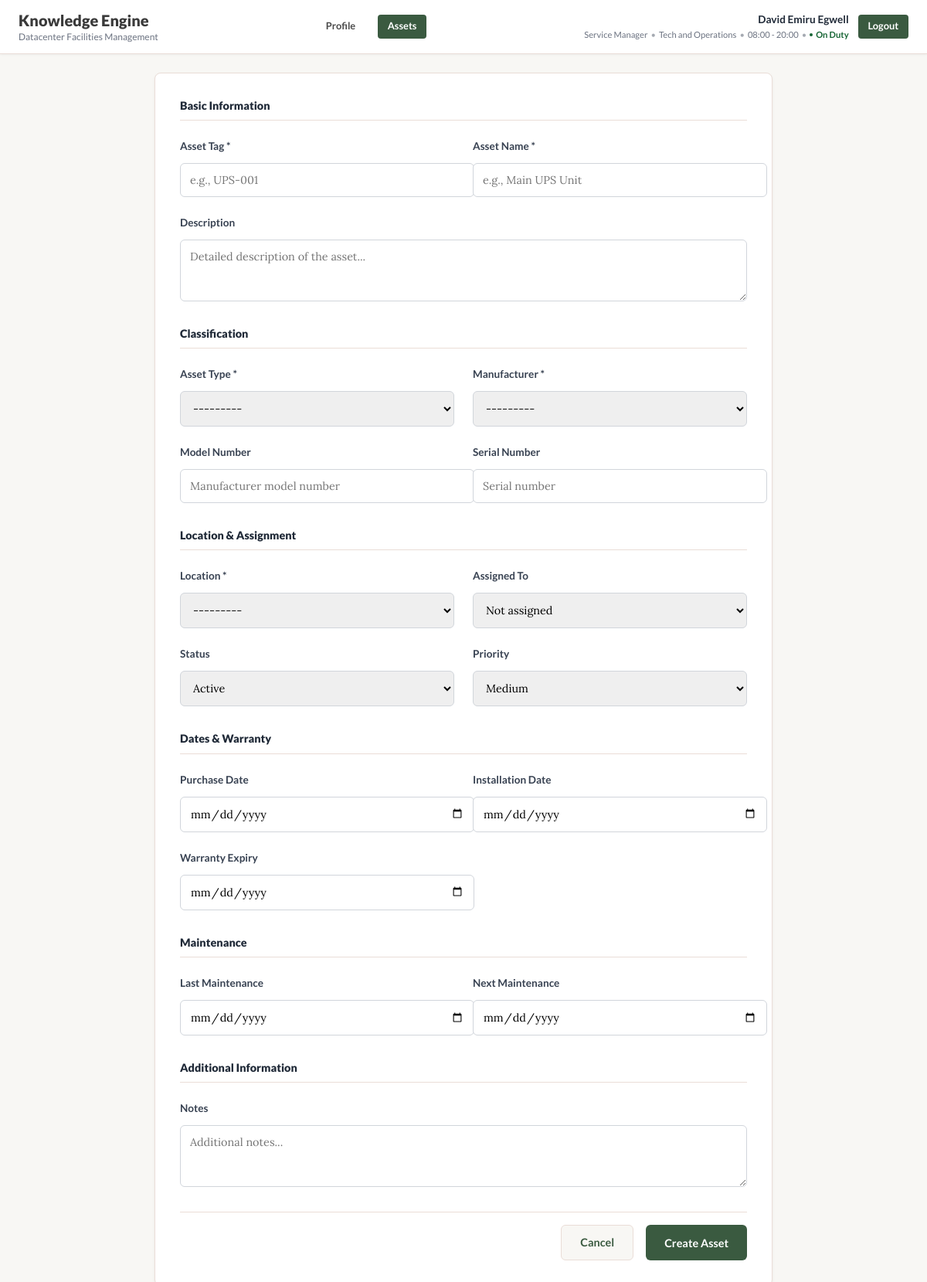
/assets/add/ (signed in), run on the app's committed database.
### users/models.py (models this page shows)
class CustomUser(AbstractUser):
    id_number = models.CharField(max_length=100, unique=True, help_text="Staff or national identifier")
    full_name = models.CharField(max_length=255, help_text="Employee's full name")
    department = models.CharField(max_length=100, help_text="e.g., Facilities, IT, Security")
    designation = models.CharField(max_length=100, help_text="e.g., Lead Engineer, Technician")
    location = models.ForeignKey(
        Location,
        on_delete=models.SET_NULL,
        null=True,
        blank=True,
        help_text="The primary datacenter location for the user"
    )
    shift = models.CharField(max_length=50, help_text="Work shift schedule, e.g., 08:00-20:00")
    on_duty = models.BooleanField(default=False, help_text="Indicates if the user is currently on active duty")
    certifications = models.ManyToManyField(Certification, blank=True, help_text="Data center certification types")
    login_time = models.DateTimeField(null=True, blank=True, help_text="Recorded system login timestamp")
    logout_time = models.DateTimeField(null=True, blank=True, help_text="Recorded system logout timestamp")
    photo = models.ImageField(upload_to='profile_photos/', null=True, blank=True, help_text="Profile photo")
    def __str__(self):
        return self.username

### assets/views.py (the view)
# urls.py: path('add/', views.asset_add, name='asset_add'),
@login_required
def asset_add(request):
    if request.method == 'POST':
        form = AssetForm(request.POST)
        if form.is_valid():
            asset = form.save()
            AssetLog.objects.create(
                asset=asset,
                event_type='created',
                description=f'Asset created',
                user=request.user
            )
            messages.success(request, f'Asset {asset.asset_tag} created successfully.')
            return redirect('asset_detail', asset_tag=asset.asset_tag)
    else:
        form = AssetForm()
    context = {
        'form': form,
        'page_title': 'Add New Asset',
    }
    return render(request, 'assets/asset_form.html', context)

### assets/models.py (called while the page is built)
    def __str__(self):
        return self.name

    def __str__(self):
        return self.name

### users/models.py (called while the page is built)
    def __str__(self):
        return f"{self.name}, {self.country}"

### assets/templates/assets/asset_form.html (shortened to what this page needs)
{% extends 'base.html' %}
{% load static %}
{% block content %}
<div class="asset-form-compact">
    <div style="max-width: 800px; margin: 0 auto;">
        <div class="sidebar-card">
            <form method="post" style="display: flex; flex-direction: column; gap: 2rem;">
                <div>
                    <h4 style="margin-bottom: 1.5rem; padding-bottom: 0.5rem; border-bottom: 1px solid #eaddd7;">Basic Information</h4>
                    <div style="display: grid; grid-template-columns: 1fr 1fr; gap: 1.5rem;">
                        <div class="filter-group">
                            <label for="{{ form.asset_tag.id_for_label }}">Asset Tag *</label>
                            {{ form.asset_tag }}
                        </div>
                        <div class="filter-group">
                            <label for="{{ form.name.id_for_label }}">Asset Name *</label>
                            {{ form.name }}
                        </div>
                    </div>
                    <div class="filter-group" style="margin-top: 1.5rem;">
                        <label for="{{ form.description.id_for_label }}">Description</label>
                        {{ form.description }}
                    </div>
                </div>
                <div>
                    <h4 style="margin-bottom: 1.5rem; padding-bottom: 0.5rem; border-bottom: 1px solid #eaddd7;">Classification</h4>
                    <div style="display: grid; grid-template-columns: 1fr 1fr; gap: 1.5rem;">
                        <div class="filter-group">
                            <label for="{{ form.asset_type.id_for_label }}">Asset Type *</label>
                            {{ form.asset_type }}
                        </div>
                        <div class="filter-group">
                            <label for="{{ form.manufacturer.id_for_label }}">Manufacturer *</label>
                            {{ form.manufacturer }}
                        </div>
                        <div class="filter-group">
                            <label for="{{ form.model_number.id_for_label }}">Model Number</label>
                            {{ form.model_number }}
                        </div>
                        <div class="filter-group">
                            <label for="{{ form.serial_number.id_for_label }}">Serial Number</label>
                            {{ form.serial_number }}
                        </div>
                    </div>
                </div>
                <div>
                    <h4 style="margin-bottom: 1.5rem; padding-bottom: 0.5rem; border-bottom: 1px solid #eaddd7;">Location & Assignment</h4>
                    <div style="display: grid; grid-template-columns: 1fr 1fr; gap: 1.5rem;">
                        <div class="filter-group">
                            <label for="{{ form.location.id_for_label }}">Location *</label>
                            {{ form.location }}
                        </div>
                        <div class="filter-group">
                            <label for="{{ form.assigned_to.id_for_label }}">Assigned To</label>
                            {{ form.assigned_to }}
                        </div>
                        <div class="filter-group">
                            <label for="{{ form.status.id_for_label }}">Status</label>
                            {{ form.status }}
                        </div>
                        <div class="filter-group">
                            <label for="{{ form.priority.id_for_label }}">Priority</label>
                            {{ form.priority }}
                        </div>
                    </div>
                </div>
                <div>
                    <h4 style="margin-bottom: 1.5rem; padding-bottom: 0.5rem; border-bottom: 1px solid #eaddd7;">Dates & Warranty</h4>
                    <div style="display: grid; grid-template-columns: 1fr 1fr; gap: 1.5rem;">
                        <div class="filter-group">
                            <label for="{{ form.purchase_date.id_for_label }}">Purchase Date</label>
                            {{ form.purchase_date }}
                        </div>
                        <div class="filter-group">
                            <label for="{{ form.installation_date.id_for_label }}">Installation Date</label>
                            {{ form.installation_date }}
                        </div>
                        <div class="filter-group">
                            <label for="{{ form.warranty_expiry.id_for_label }}">Warranty Expiry</label>
                            {{ form.warranty_expiry }}
                        </div>
                    </div>
                </div>
                <div>
                    <h4 style="margin-bottom: 1.5rem; padding-bottom: 0.5rem; border-bottom: 1px solid #eaddd7;">Maintenance</h4>
                    <div style="display: grid; grid-template-columns: 1fr 1fr; gap: 1.5rem;">
                        <div class="filter-group">
                            <label for="{{ form.last_maintenance.id_for_label }}">Last Maintenance</label>
                            {{ form.last_maintenance }}
                        </div>
                        <div class="filter-group">
                            <label for="{{ form.next_maintenance.id_for_label }}">Next Maintenance</label>
                            {{ form.next_maintenance }}
                        </div>
                    </div>
                </div>
                <div>
                    <h4 style="margin-bottom: 1.5rem; padding-bottom: 0.5rem; border-bottom: 1px solid #eaddd7;">Additional Information</h4>
                    <div class="filter-group">
                        <label for="{{ form.notes.id_for_label }}">Notes</label>
                        {{ form.notes }}
                    </div>
                </div>
                <div style="display: flex; gap: 1rem; justify-content: flex-end; padding-top: 1rem; border-top: 1px solid #eaddd7;">
                    <a href="{% if asset %}{% url 'asset_detail' asset.asset_tag %}{% else %}{% url 'asset_list' %}{% endif %}" class="btn btn-secondary">Cancel</a>
                    <button type="submit" class="btn btn-primary">
                        {% if asset %}Update Asset{% else %}Create Asset{% endif %}
                    </button>
                </div>
            </form>
        </div>
    </div>
</div>
{% endblock %}

### templates/base.html (shortened to what this page needs)
<!DOCTYPE html>
<html lang="en">
<head>
    {% load static %}
    <link rel="stylesheet" href="{% static 'css/style.css' %}">
</head>
<body class="{% block body_class %}{% endblock %}">
    <header class="app-header">
        <div class="header-content">
            <div>
                <h1 class="logo-text">Knowledge Engine</h1>
                <p class="logo-subtext">Datacenter Facilities Management</p>
            </div>
            {% if user.is_authenticated %}
            <div class="nav-links">
                <a href="{% url 'profile' %}" class="nav-link {% if request.resolver_match.url_name == 'profile' %}active{% endif %}">Profile</a>
                <a href="{% url 'asset_dashboard' %}" class="nav-link {% if 'asset' in request.resolver_match.url_name %}active{% endif %}">Assets</a>
            </div>
            <div class="user-info">
                <div class="user-details">
                    <p class="user-name">{{ user.full_name }}</p>
                    <div class="user-meta">
                        <span class="user-designation">{{ user.designation }}</span>
                        <span class="user-separator">•</span>
                        <span class="user-department">{{ user.department }}</span>
                        <span class="user-separator">•</span>
                        <span class="user-shift">{{ user.shift }}</span>
                        <span class="user-separator">•</span>
                        {% if user.on_duty %}
                            <span class="duty-status-nav on-duty">
                                <span class="duty-dot"></span>
                                On Duty
                            </span>
                        {% else %}
                            <span class="duty-status-nav off-duty">
                                <span class="duty-dot"></span>
                                Off Duty
                            </span>
                        {% endif %}
                    </div>
                </div>
                <a href="{% url 'logout' %}" class="logout-button">Logout</a>
            </div>
            {% endif %}
        </div>
    </header>
    <main class="main-container">
        {% block content %}
        {% endblock %}
    </main>
</body>
</html>

### static/css/style.css (style rules this page uses)
body { font-family: 'Lato', sans-serif; background-color: #f8f7f4; color: #4a4a4a; margin: 0; padding: 0; font-size: 14px; line-height: 1.4; }
.app-header { background-color: #ffffff; padding: 0.75rem 1.5rem; border-bottom: 1px solid #eaddd7; box-shadow: 0 1px 3px rgba(0,0,0,0.05); }
.header-content { max-width: 1400px; margin: 0 auto; display: flex; justify-content: space-between; align-items: center; }
.logo-text { font-family: 'Lato', sans-serif; font-weight: 900; font-size: 1.25rem; color: #3a3a3a; margin: 0; }
.logo-subtext { font-size: 0.75rem; color: #6b7280; margin: 0; font-weight: 500; }
.user-info { display: flex; align-items: center; }
.user-details { text-align: right; margin-right: 0.75rem; }
.user-name { font-weight: 700; font-size: 0.85rem; margin: 0 0 0.125rem 0; color: #1f2937; }
.user-meta { display: flex; align-items: center; gap: 0.25rem; font-size: 0.7rem; color: #6b7280; }
.user-designation, .user-department, .user-shift { font-weight: 500; }
.user-separator { opacity: 0.6; }
.duty-status-nav { display: inline-flex; align-items: center; gap: 0.25rem; font-weight: 600; }
.duty-status-nav.on-duty { color: #166534; }
.duty-dot { width: 4px; height: 4px; border-radius: 50%; background-color: currentColor; animation: pulse 2s infinite; }
.logout-button { background-color: #3a5a40; color: white; padding: 0.4rem 0.8rem; border-radius: 0.25rem; text-decoration: none; font-weight: 600; font-size: 0.8rem; transition: background-color 0.2s; }
.main-container { padding: 1.5rem; position: relative; z-index: 1; }
.nav-links { display: flex; gap: 1rem; align-items: center; }
.nav-link { font-family: 'Lato', sans-serif; font-weight: 600; font-size: 0.8rem; color: #4a4a4a; text-decoration: none; padding: 0.4rem 0.8rem; border-radius: 0.25rem; transition: all 0.2s; }
.nav-link.active { background-color: #3a5a40; color: white; }
.asset-form-compact { max-width: 1000px; margin: 0 auto; padding: 0 1.5rem; }
.asset-form-compact .sidebar-card { background-color: #ffffff; padding: 2rem; border-radius: 0.5rem; box-shadow: 0 2px 4px rgba(0,0,0,0.05); border: 1px solid #eaddd7; }
.asset-form-compact .filter-group { display: flex; flex-direction: column; gap: 0.5rem; }
.asset-form-compact .filter-group label { font-family: 'Lato', sans-serif; font-weight: 600; font-size: 0.85rem; color: #374151; }
.asset-form-compact .form-control { padding: 0.75rem; border: 1px solid #d1d5db; border-radius: 0.375rem; font-family: 'Lora', serif; font-size: 0.9rem; transition: border-color 0.2s, box-shadow 0.2s; }
.asset-form-compact .btn { padding: 0.75rem 1.5rem; border-radius: 0.375rem; font-family: 'Lato', sans-serif; font-weight: 600; font-size: 0.9rem; text-decoration: none; border: none; cursor: pointer; transition: all 0.2s; }
.asset-form-compact .btn-primary { background-color: #3a5a40; color: white; }
.asset-form-compact .btn-secondary { background-color: #f8f7f4; color: #3a5a40; border: 1px solid #eaddd7; }
.sidebar-card { background-color: #ffffff; padding: 1rem; border-radius: 0.5rem; box-shadow: 0 2px 4px rgba(0,0,0,0.05); border: 1px solid #eaddd7; }
.sidebar-card h4 { font-family: 'Lato', sans-serif; font-weight: 900; font-size: 0.9rem; color: #1f2937; margin: 0 0 0.75rem 0; }
.btn { display: inline-block; padding: 0.5rem 1rem; border-radius: 0.25rem; font-family: 'Lato', sans-serif; font-weight: 600; font-size: 0.8rem; text-decoration: none; text-align: center; border: none; cursor: pointer; transition: all 0.2s; }
.btn-primary { background-color: #3a5a40; color: white; }
.btn-secondary { background-color: #f8f7f4; color: #4a4a4a; border: 1px solid #eaddd7; }
.filter-group label { display: block; font-family: 'Lato', sans-serif; font-weight: 600; font-size: 0.75rem; color: #4a4a4a; margin-bottom: 0.25rem; }
.filter-group input, .filter-group select { width: 100%; padding: 0.5rem; border: 1px solid #ccc; border-radius: 0.25rem; font-family: 'Lora', serif; font-size: 0.8rem; transition: border-color 0.2s, box-shadow 0.2s; }

### data on the page
CustomUser: full_name "David Emiru Egwell", designation "Service Manager", department "Tech and Operations", shift "08:00 - 20:00"
